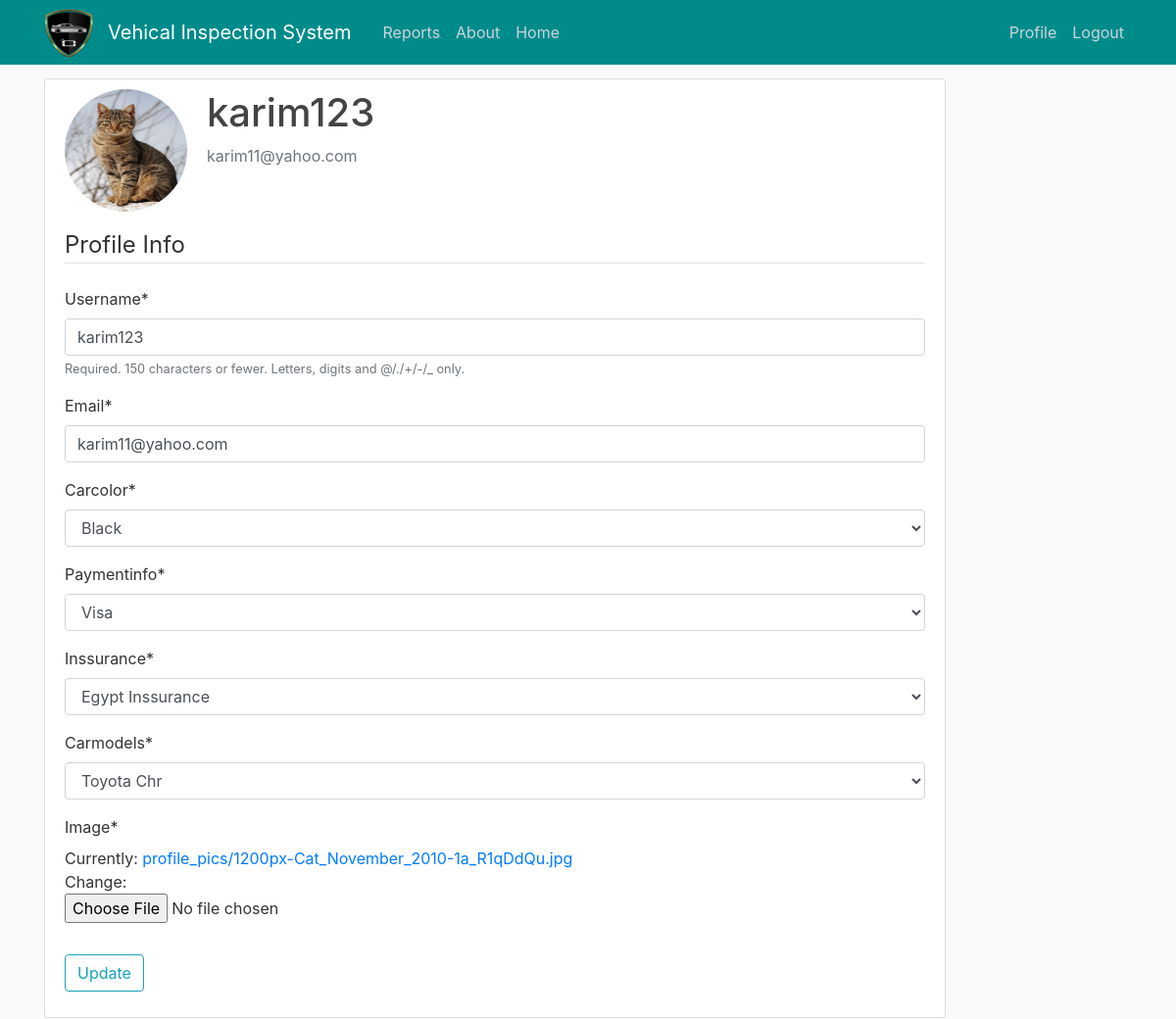
Page /profile/ (signed in) on the committed database.
### users/models.py (models this page shows, shortened)
class profile(models.Model):
    user = models.OneToOneField(User, on_delete=models.CASCADE)
    image = models.ImageField(default='default.jpg', upload_to='profile_pics')
    color_choices = ( ('Black', 'Black'), ('Silver', 'Silver'), ('Red', 'Red'),)
    carcolor = models.CharField(max_length=100, default='', choices=color_choices)
    payment_choices = ( ('Visa', 'Visa'), ('Mastercard', 'Mastercard'), ('Paybal', 'Paybal'),)
    paymentinfo = models.CharField(max_length=100, default='', choices=payment_choices)
    carmodels_choices = ( ('Toyota Chr', 'Toyota Chr'), ('Nissan Sunny', 'Nissan Sunny'), ('Toyota Corolla', 'Toyota Corolla'),)
    carmodels = models.CharField(max_length = 100, default='', choices=carmodels_choices)
    ins_choices = ( ('Egypt Inssurance', 'Egypt Inssurance'),
                    ('Royal Egypt Inssurance', 'Royal Egypt Inssurance'),
                    ('Takeful Egypt Inssurance', 'Takeful Egypt Inssurance'), )
    inssurance = models.CharField(max_length = 100, default='', choices=ins_choices)

### users/views.py (the view)
# urls.py: path('profile/', user_views.profilee, name='profile'),
@login_required
def profilee(request):
    if request.method == 'POST':
        u_form = UserUpdateForm(request.POST, instance=request.user)
        p_form = ProfileUpdateForm(request.POST, request.FILES, instance=request.user.profile)
        if u_form.is_valid() and p_form.is_valid():
            u_form.save()
            p_form.save()
            messages.success(request, f'Your account has been updated!')
            return redirect('profile')
    else:
        u_form = UserUpdateForm(instance=request.user)
        p_form = ProfileUpdateForm(instance=request.user.profile)
    context = {
        'u_form': u_form,
        'p_form': p_form
    }
    return render (request, 'users/profile.html', context)

### users/forms.py
class UserUpdateForm(forms.ModelForm):
    email = forms.EmailField()
    class Meta:
        model = User
        fields = ['username', 'email']

class ProfileUpdateForm(forms.ModelForm):
    class Meta:
        model = profile
        fields = ['carcolor', 'paymentinfo', 'inssurance', 'carmodels', 'image']

### users/templates/users/profile.html (shortened to what this page needs)
{% extends "main/base.html" %}
{% load crispy_forms_tags %}
{% block content %}
    <div class="content-section">
      <div class="media">
        <img class="rounded-circle account-img" src="{{ user.profile.image.url }}">
        <div class="media-body">
          <h2 class="account-heading">{{ user.username }}</h2>
          <p class="text-secondary">{{ user.email }}</p>
        </div>
      </div>
      <form method="POST" enctype="multipart/form-data">
        <fieldset class="form-group">
            <legend class="border-bottom mb-4">Profile Info</legend>
            {{ u_form|crispy }}
            {{ p_form|crispy }}
        </fieldset>
        <div class="form-group">
            <button class="btn btn-outline-info" type="submit">Update</button>
        </div>
    </form>
    </div>
{% endblock content %}

### main/static/main/main.css (style rules this page uses)
body { background: #fafafa; color: #333333; margin-top: 5rem; }
h1, h2, h3, h4, h5, h6 { color: #444444; }
.content-section { background: #ffffff; padding: 10px 20px; border: 1px solid #dddddd; border-radius: 3px; margin-bottom: 20px; }
.account-img { height: 125px; width: 125px; margin-right: 20px; margin-bottom: 16px; }
.account-heading { font-size: 2.5rem; }

### rows in the picture
profile: carcolor "Black", paymentinfo "Visa", inssurance "Egypt Inssurance", carmodels "Toyota Chr"

### other values in the picture
{{ user.username }} "karim123"
{{ user.email }} "karim11@yahoo.com"
